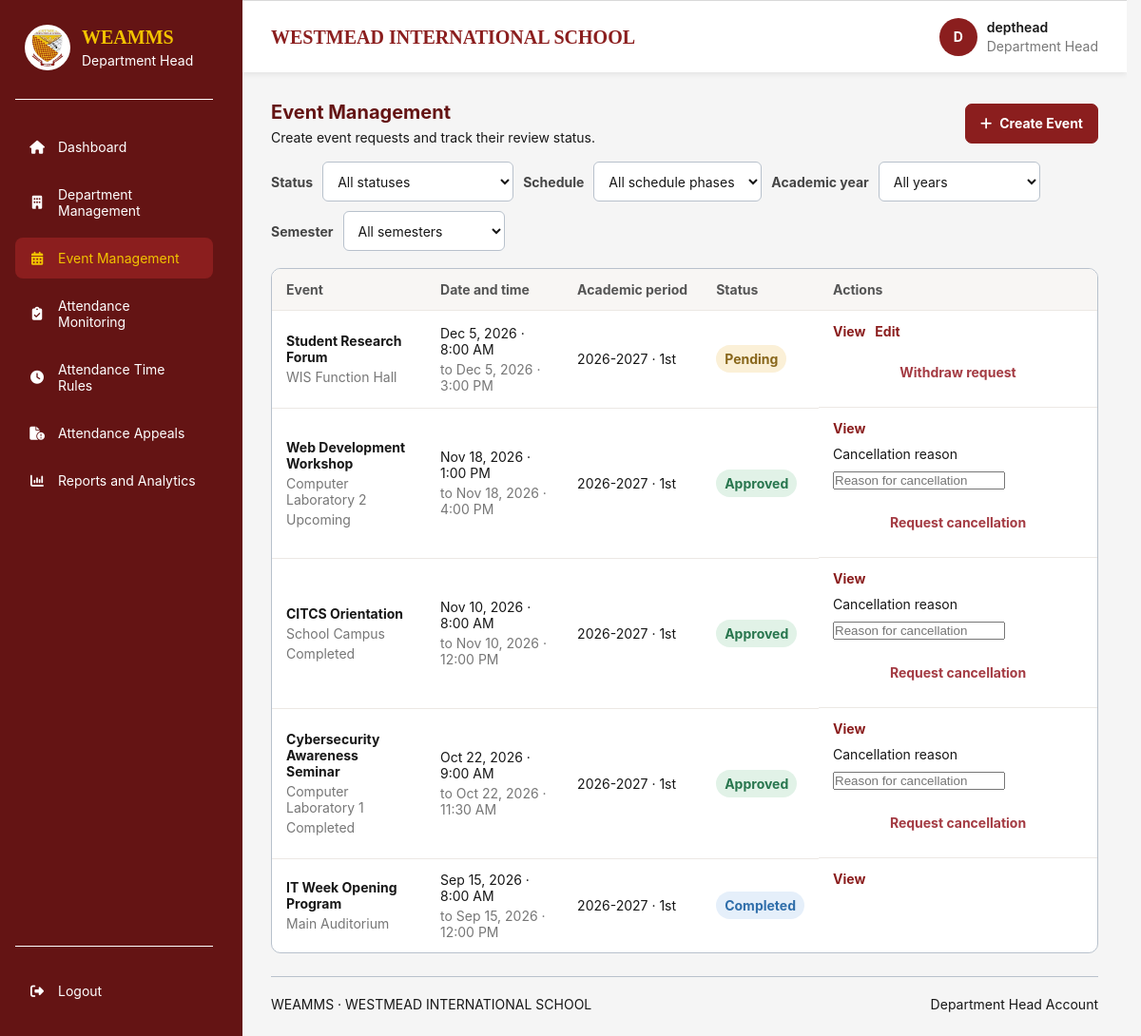
The page /department-head/events/index.php (signed in) on the database its author committed.
### tables this page shows
CREATE TABLE `events` (
  `event_id` bigint(20) UNSIGNED NOT NULL,
  `department_id` bigint(20) UNSIGNED NOT NULL,
  `requested_by` bigint(20) UNSIGNED NOT NULL,
  `academic_period_id` bigint(20) UNSIGNED NOT NULL,
  `event_title` varchar(200) NOT NULL,
  `event_description` text DEFAULT NULL,
  `venue` varchar(200) DEFAULT NULL,
  `start_at` datetime NOT NULL,
  `end_at` datetime NOT NULL,
  `attendance_opens_at` datetime DEFAULT NULL,
  `attendance_closes_at` datetime DEFAULT NULL,
  `event_status` enum('pending','approved','rejected','cancelled','cancellation_requested','completed') NOT NULL DEFAULT 'pending',
  `admin_reviewed_by` bigint(20) UNSIGNED DEFAULT NULL,
  `admin_reviewed_at` datetime DEFAULT NULL,
  `admin_remarks` text DEFAULT NULL,
  `cancellation_requested_at` datetime DEFAULT NULL,
  `cancellation_requested_by` bigint(20) UNSIGNED DEFAULT NULL,
  `cancellation_request_remarks` text DEFAULT NULL,
  `created_at` timestamp NOT NULL DEFAULT current_timestamp(),
  `updated_at` timestamp NOT NULL DEFAULT current_timestamp() ON UPDATE current_timestamp()
);

CREATE TABLE `academic_periods` (
  `academic_period_id` bigint(20) UNSIGNED NOT NULL,
  `academic_year` varchar(20) NOT NULL,
  `semester` enum('1st','2nd','Summer','Other') NOT NULL DEFAULT '1st',
  `start_date` date NOT NULL,
  `end_date` date NOT NULL,
  `is_current` tinyint(1) NOT NULL DEFAULT 0,
  `created_at` timestamp NOT NULL DEFAULT current_timestamp()
);

### includes/department_head_context.php (called while the page is built, shortened)
<?php
function dhEscape(mixed $value): string
{
    return htmlspecialchars(
        (string) $value,
        ENT_QUOTES,
        'UTF-8'
    );
}

### department-head/events/index.php (the view, shortened to what this page needs)
<?php
require_once __DIR__ . '/../../includes/department_head_layout_start.php';
$allowedStatuses = ['pending', 'approved', 'rejected', 'cancellation_requested', 'cancelled', 'completed'];
$statusFilter = $_GET['status'] ?? '';
if (!is_string($statusFilter) || !in_array($statusFilter, $allowedStatuses, true)) {
    $statusFilter = '';
}
$sql = "
    SELECT e.event_id, e.event_title, e.venue, e.start_at, e.end_at,
           e.event_status, e.cancellation_request_remarks,
           ap.academic_year, ap.semester
    FROM events e
    INNER JOIN academic_periods ap
        ON ap.academic_period_id = e.academic_period_id
    WHERE e.department_id = :department_id";
$params = ['department_id' => $departmentId];
$sql .= ' ORDER BY e.start_at DESC, e.event_id DESC';
$stmt = $pdo->prepare($sql);
$stmt->execute($params);
$events = $stmt->fetchAll(PDO::FETCH_ASSOC);
?>
<section class="dashboard-section management-page">
    <div class="section-heading">
        <div>
            <h2>Event Management</h2>
            <p>Create event requests and track their review status.</p>
        </div>
        <a class="management-button" href="<?= dhEscape($baseUrl) ?>/department-head/events/create.php">
            <i class="fa-solid fa-plus" aria-hidden="true"></i>
            Create Event
        </a>
    </div>
    <form class="management-filter" method="get" action="<?= dhEscape($baseUrl) ?>/department-head/events/index.php">
        <label for="status">Status</label>
        <select id="status" name="status" onchange="this.form.requestSubmit()">
            <option value="">All statuses</option>
        </select>
        <label for="phase">Schedule</label>
        <select id="phase" name="phase" onchange="this.form.requestSubmit()">
            <option value="">All schedule phases</option>
        </select>
        <label for="academic_year">Academic year</label>
        <select id="academic_year" name="academic_year" onchange="this.form.requestSubmit()">
            <option value="">All years</option>
        </select>
        <label for="semester">Semester</label>
        <select id="semester" name="semester" onchange="this.form.requestSubmit()">
            <option value="">All semesters</option>
        </select>
    </form>
    <?php if ($events === []): ?>
        <div class="department-panel empty-state">
            <i class="fa-regular fa-calendar" aria-hidden="true"></i>
            <strong>No events found</strong>
            <p><?= $statusFilter === '' ? 'Create an event request to get started.' : 'There are no events with this status.' ?></p>
        </div>
    <?php else: ?>
        <div class="management-table-wrap event-list-scroll">
            <table class="management-table">
                <thead>
                    <tr>
                        <th scope="col">Event</th>
                        <th scope="col">Date and time</th>
                        <th scope="col">Academic period</th>
                        <th scope="col">Status</th>
                        <th scope="col">Actions</th>
                    </tr>
                </thead>
                <tbody>
                    <?php foreach ($events as $event): ?>
                        <?php $eventStatus = strtolower($event['event_status']); ?>
                        <tr>
                            <td data-label="Event">
                                <strong><?= dhEscape($event['event_title']) ?></strong>
                                <span><?= dhEscape($event['venue'] ?: 'Venue not specified') ?></span>
                                <?php if ($eventStatus === 'approved'): ?>
                                    <?php
                                    $now = time();
                                    $startTime = strtotime($event['start_at']);
                                    $endTime = strtotime($event['end_at']);
                                    $phase = $now < $startTime ? 'Upcoming' : ($now <= $endTime ? 'Ongoing' : 'Completed');
                                    ?>
                                    <span><?= dhEscape($phase) ?></span>
                                <?php endif; ?>
                            </td>
                            <td data-label="Date and time">
                                <?= dhEscape(date('M j, Y · g:i A', strtotime($event['start_at']))) ?>
                                <span>to <?= dhEscape(date('M j, Y · g:i A', strtotime($event['end_at']))) ?></span>
                            </td>
                            <td data-label="Academic period">
                                <?= dhEscape($event['academic_year']) ?> · <?= dhEscape($event['semester']) ?>
                            </td>
                            <td data-label="Status">
                                <span class="status-pill status-<?= dhEscape($eventStatus) ?>">
                                    <?= dhEscape(ucwords(str_replace('_', ' ', $eventStatus))) ?>
                                </span>
                            </td>
                            <td data-label="Actions" class="management-actions">
                                <a class="management-link" href="<?= dhEscape($baseUrl) ?>/department-head/events/view.php?id=<?= (int) $event['event_id'] ?>">View</a>
                                <?php if (in_array($eventStatus, ['pending', 'rejected'], true)): ?>
                                    <a class="management-link" href="<?= dhEscape($baseUrl) ?>/department-head/events/edit.php?id=<?= (int) $event['event_id'] ?>">Edit</a>
                                <?php endif; ?>
                                <?php if ($eventStatus === 'rejected'): ?>
                                    <form method="post" action="<?= dhEscape($baseUrl) ?>/department-head/events/request.php">
                                        <input type="hidden" name="csrf_token" value="<?= dhEscape(dhCsrfToken()) ?>">
                                        <input type="hidden" name="event_id" value="<?= (int) $event['event_id'] ?>">
                                        <button class="management-link-button" type="submit">Resubmit</button>
                                    </form>
                                <?php elseif (in_array($eventStatus, ['pending', 'approved'], true)): ?>
                                    <form method="post" action="<?= dhEscape($baseUrl) ?>/department-head/events/cancel.php">
                                        <?php if ($eventStatus === 'approved'): ?>
                                            <label class="visually-hidden" for="cancel-remarks-<?= (int) $event['event_id'] ?>">Cancellation reason</label>
                                            <input id="cancel-remarks-<?= (int) $event['event_id'] ?>" name="remarks" type="text" maxlength="1000" required placeholder="Reason for cancellation">
                                        <?php endif; ?>
                                        <button class="management-link-button management-danger-link" type="submit">
                                            <?= $eventStatus === 'approved' ? 'Request cancellation' : 'Withdraw request' ?>
                                        </button>
                                    </form>
                                <?php endif; ?>
                            </td>
                        </tr>
                    <?php endforeach; ?>
                </tbody>
            </table>
        </div>
    <?php endif; ?>
</section>
<?php require __DIR__ . '/../../includes/footer.php'; ?>
</main>
</body>
</html>

### assets/css/style.css (style rules this page uses)
:root { --wis-maroon-light: #B43737; --wis-maroon: #8B1E1E; --wis-maroon-dark: #641414; --wis-gold: #F2C300; --wis-gold-dark: #D6A900; --wis-white: #FFFFFF; --wis-light-blue: #E8F0FE; --wis-black: #171717; --wis-background: #F5F5F5; --wis-border: #B8C1CC; --wis-shadow: 0 8px 25px rgba(0, 0, 0, 0.10); }
* { box-sizing: border-box; margin: 0; padding: 0; }
html { scroll-behavior: smooth; }
body { display: flex; justify-content: center; align-items: flex-start; min-height: 100vh; padding: 0 20px; background: var(--wis-background); color: var(--wis-black); font-family: Arial, Helvetica, sans-serif; }
form { width: 100%; margin: 0 auto; }
button { display: block; width: 100%; min-height: 48px; padding: 12px 14px; border: 2px solid var(--wis-maroon); border-radius: 7px; background: var(--wis-maroon); color: var(--wis-white); font-family: Arial, Helvetica, sans-serif; font-size: 14px; font-weight: 700; cursor: pointer; transition: background 0.2s ease, border-color 0.2s ease, color 0.2s ease, transform 0.2s ease; }

### rows shown on the page
events: event_title "Student Research Forum", venue "WIS Function Hall", start_at "Dec 5, 2026 · 8:00 AM", end_at "Dec 5, 2026 · 3:00 PM", academic_period.academic_year "2026-2027", academic_period.semester "1st", event_status "Pending", shows "Withdraw request"
events: event_title "Web Development Workshop", venue "Computer Laboratory 2", start_at "Upcoming", start_at "Nov 18, 2026 · 1:00 PM", end_at "Nov 18, 2026 · 4:00 PM", academic_period.academic_year "2026-2027", academic_period.semester "1st", event_status "Approved", shows "Request cancellation"
events: event_title "CITCS Orientation", venue "School Campus", dhEscape($phase) "Completed", start_at "Nov 10, 2026 · 8:00 AM", end_at "Nov 10, 2026 · 12:00 PM", academic_period.academic_year "2026-2027", academic_period.semester "1st", event_status "Approved", shows "Request cancellation"
events: event_title "Cybersecurity Awareness Seminar", venue "Computer Laboratory 1", dhEscape($phase) "Completed", start_at "Oct 22, 2026 · 9:00 AM", end_at "Oct 22, 2026 · 11:30 AM", academic_period.academic_year "2026-2027", academic_period.semester "1st", event_status "Approved", shows "Request cancellation"
events: event_title "IT Week Opening Program", venue "Main Auditorium", start_at "Sep 15, 2026 · 8:00 AM", end_at "Sep 15, 2026 · 12:00 PM", academic_period.academic_year "2026-2027", academic_period.semester "1st", event_status "Completed"

### other values the page prints
str_replace('_', ' ', $role) "Department Head"
$label "Dashboard"
$label "Department Management"
$label "Event Management"
$label "Attendance Monitoring"
$label "Attendance Time Rules"
$label "Attendance Appeals"
$label "Reports and Analytics"
$initial "D"
$username "depthead"
$userRole "Department Head"
$footerRoleLabel "Department Head"
